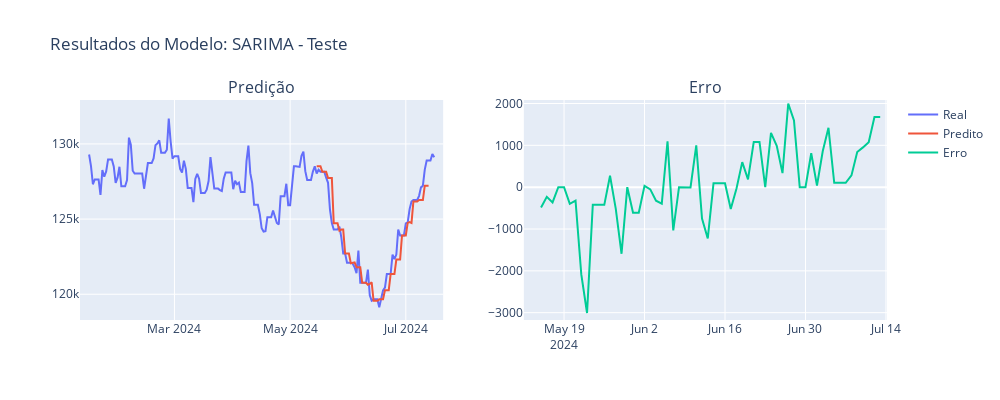

Source (notebook cell):
### Code cell
# Copiando os dados de teste para evitar modificações no original
df_test_arima = dfs['test'].copy()

# Obter índices de janelas deslizantes
indexes = get_sliding_window_index(df_test_arima, window_train=120, h=3, plot=False)

# DataFrame para armazenar previsões
df_pred = pd.DataFrame(columns=['ds', 'y_pred'])

# Loop sobre cada janela deslizante
for index in tqdm(indexes):
    # Selecionar os dados de teste usando a janela deslizante
    df_test = df_test_arima[index[0]:index[1]]

    # Ajustar modelo ARIMA com sazonalidade
    model_arima = auto_arima(
        df_test['y'],
        seasonal=True,          # Especifica que o modelo deve considerar sazonalidade
        trace=False,            # Não exibir a saída do processo de ajuste
        error_action='ignore',  # Ignorar erros que ocorrem durante o ajuste
        suppress_warnings=True  # Suprimir avisos durante o ajuste
    )
    
    # Fazer previsões para o horizonte de previsão (3 períodos)
    predict = model_arima.predict(n_periods=3)
    
    # Criar DataFrame temporário para previsões
    predict_temp = pd.DataFrame(predict, columns=['y_pred'])
    predict_temp['ds'] = df_test_arima[index[2]:index[3]]['ds']

    # Concatenar previsões ao DataFrame de previsões final
    if df_pred.shape[0] == 0:
        df_pred = predict_temp[['ds', 'y_pred']]
    else:
        df_pred = pd.concat([df_pred, predict_temp[['ds', 'y_pred']]], axis=0)

# Unir previsões com dados reais
result = df_pred.merge(df_test_arima, on=['ds'], how='right')
result['diff'] = result['y'] - result['y_pred']

# Imprimir resultados
print_result(result, model='SARIMA - Teste')

### Figure 1 — Plotly figure (JSON) as saved in the notebook; plotly's stock layout.template omitted (floating-point values rounded to 4 significant figures; data arrays with more than 128 entries replaced by an {"elided": "..."} marker saying what was removed)
{"data": [{"mode": "lines", "name": "Real", "type": "scatter", "x": {"elided": "183 str values"}, "xaxis": "x", "y": {"elided": "183 int values"}, "yaxis": "y"}, {"mode": "lines", "name": "Predito", "type": "scatter", "x": {"elided": "183 str values"}, "xaxis": "x", "y": {"elided": "183 float values"}, "yaxis": "y"}, {"mode": "lines", "name": "Erro", "type": "scatter", "x": {"elided": "183 str values"}, "xaxis": "x2", "y": {"elided": "183 float values"}, "yaxis": "y2"}], "layout": {"annotations": [{"font": {"size": 16}, "showarrow": false, "text": "Predição", "x": 0.225, "xanchor": "center", "xref": "paper", "y": 1, "yanchor": "bottom", "yref": "paper"}, {"font": {"size": 16}, "showarrow": false, "text": "Erro", "x": 0.775, "xanchor": "center", "xref": "paper", "y": 1, "yanchor": "bottom", "yref": "paper"}], "dragmode": "zoom", "height": 400, "showlegend": true, "title": {"text": "Resultados do Modelo: SARIMA - Teste"}, "width": 1000, "xaxis": {"anchor": "y", "autorange": false, "domain": [0, 0.45], "range": ["2024-01-11 04:50:08.0942", "2024-07-20 16:34:18.7803"], "type": "date"}, "xaxis2": {"anchor": "y2", "autorange": false, "domain": [0.55, 1], "range": ["2024-05-12 00:11:03.6387", "2024-07-14 04:20:46.687"], "type": "date"}, "yaxis": {"anchor": "x", "autorange": false, "domain": [0, 1], "range": [118300.0, 132900.0], "type": "linear"}, "yaxis2": {"anchor": "x2", "autorange": false, "domain": [0, 1], "range": [-3176.0, 2084.0], "type": "linear"}}}
